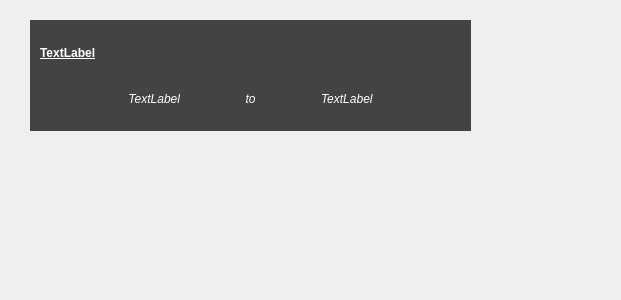
<?xml version="1.0" encoding="UTF-8"?>
<ui version="4.0">
 <class>Form</class>
 <widget class="QWidget" name="Form">
  <property name="geometry">
   <rect>
    <x>0</x>
    <y>0</y>
    <width>621</width>
    <height>300</height>
   </rect>
  </property>
  <property name="windowTitle">
   <string>Form</string>
  </property>
  <widget class="QWidget" name="widget" native="true">
   <property name="geometry">
    <rect>
     <x>30</x>
     <y>20</y>
     <width>441</width>
     <height>111</height>
    </rect>
   </property>
   <property name="palette">
    <palette>
     <active>
      <colorrole role="WindowText">
       <brush brushstyle="SolidPattern">
        <color alpha="255">
         <red>255</red>
         <green>255</green>
         <blue>255</blue>
        </color>
       </brush>
      </colorrole>
      <colorrole role="Button">
       <brush brushstyle="SolidPattern">
        <color alpha="255">
         <red>67</red>
         <green>67</green>
         <blue>67</blue>
        </color>
       </brush>
      </colorrole>
      <colorrole role="Light">
       <brush brushstyle="SolidPattern">
        <color alpha="255">
         <red>100</red>
         <green>100</green>
         <blue>100</blue>
        </color>
       </brush>
      </colorrole>
      <colorrole role="Midlight">
       <brush brushstyle="SolidPattern">
        <color alpha="255">
         <red>83</red>
         <green>83</green>
         <blue>83</blue>
        </color>
       </brush>
      </colorrole>
      <colorrole role="Dark">
       <brush brushstyle="SolidPattern">
        <color alpha="255">
         <red>33</red>
         <green>33</green>
         <blue>33</blue>
        </color>
       </brush>
      </colorrole>
      <colorrole role="Mid">
       <brush brushstyle="SolidPattern">
        <color alpha="255">
         <red>44</red>
         <green>44</green>
         <blue>44</blue>
        </color>
       </brush>
      </colorrole>
      <colorrole role="Text">
       <brush brushstyle="SolidPattern">
        <color alpha="255">
         <red>255</red>
         <green>255</green>
         <blue>255</blue>
        </color>
       </brush>
      </colorrole>
      <colorrole role="BrightText">
       <brush brushstyle="SolidPattern">
        <color alpha="255">
         <red>255</red>
         <green>255</green>
         <blue>255</blue>
        </color>
       </brush>
      </colorrole>
      <colorrole role="ButtonText">
       <brush brushstyle="SolidPattern">
        <color alpha="255">
         <red>255</red>
         <green>255</green>
         <blue>255</blue>
        </color>
       </brush>
      </colorrole>
      <colorrole role="Base">
       <brush brushstyle="SolidPattern">
        <color alpha="255">
         <red>0</red>
         <green>0</green>
         <blue>0</blue>
        </color>
       </brush>
      </colorrole>
      <colorrole role="Window">
       <brush brushstyle="SolidPattern">
        <color alpha="255">
         <red>67</red>
         <green>67</green>
         <blue>67</blue>
        </color>
       </brush>
      </colorrole>
      <colorrole role="Shadow">
       <brush brushstyle="SolidPattern">
        <color alpha="255">
         <red>0</red>
         <green>0</green>
         <blue>0</blue>
        </color>
       </brush>
      </colorrole>
      <colorrole role="AlternateBase">
       <brush brushstyle="SolidPattern">
        <color alpha="255">
         <red>33</red>
         <green>33</green>
         <blue>33</blue>
        </color>
       </brush>
      </colorrole>
      <colorrole role="ToolTipBase">
       <brush brushstyle="SolidPattern">
        <color alpha="255">
         <red>255</red>
         <green>255</green>
         <blue>220</blue>
        </color>
       </brush>
      </colorrole>
      <colorrole role="ToolTipText">
       <brush brushstyle="SolidPattern">
        <color alpha="255">
         <red>0</red>
         <green>0</green>
         <blue>0</blue>
        </color>
       </brush>
      </colorrole>
      <colorrole role="PlaceholderText">
       <brush brushstyle="SolidPattern">
        <color alpha="128">
         <red>255</red>
         <green>255</green>
         <blue>255</blue>
        </color>
       </brush>
      </colorrole>
     </active>
     <inactive>
      <colorrole role="WindowText">
       <brush brushstyle="SolidPattern">
        <color alpha="255">
         <red>255</red>
         <green>255</green>
         <blue>255</blue>
        </color>
       </brush>
      </colorrole>
      <colorrole role="Button">
       <brush brushstyle="SolidPattern">
        <color alpha="255">
         <red>67</red>
         <green>67</green>
         <blue>67</blue>
        </color>
       </brush>
      </colorrole>
      <colorrole role="Light">
       <brush brushstyle="SolidPattern">
        <color alpha="255">
         <red>100</red>
         <green>100</green>
         <blue>100</blue>
        </color>
       </brush>
      </colorrole>
      <colorrole role="Midlight">
       <brush brushstyle="SolidPattern">
        <color alpha="255">
         <red>83</red>
         <green>83</green>
         <blue>83</blue>
        </color>
       </brush>
      </colorrole>
      <colorrole role="Dark">
       <brush brushstyle="SolidPattern">
        <color alpha="255">
         <red>33</red>
         <green>33</green>
         <blue>33</blue>
        </color>
       </brush>
      </colorrole>
      <colorrole role="Mid">
       <brush brushstyle="SolidPattern">
        <color alpha="255">
         <red>44</red>
         <green>44</green>
         <blue>44</blue>
        </color>
       </brush>
      </colorrole>
      <colorrole role="Text">
       <brush brushstyle="SolidPattern">
        <color alpha="255">
         <red>255</red>
         <green>255</green>
         <blue>255</blue>
        </color>
       </brush>
      </colorrole>
      <colorrole role="BrightText">
       <brush brushstyle="SolidPattern">
        <color alpha="255">
         <red>255</red>
         <green>255</green>
         <blue>255</blue>
        </color>
       </brush>
      </colorrole>
      <colorrole role="ButtonText">
       <brush brushstyle="SolidPattern">
        <color alpha="255">
         <red>255</red>
         <green>255</green>
         <blue>255</blue>
        </color>
       </brush>
      </colorrole>
      <colorrole role="Base">
       <brush brushstyle="SolidPattern">
        <color alpha="255">
         <red>0</red>
         <green>0</green>
         <blue>0</blue>
        </color>
       </brush>
      </colorrole>
      <colorrole role="Window">
       <brush brushstyle="SolidPattern">
        <color alpha="255">
         <red>67</red>
         <green>67</green>
         <blue>67</blue>
        </color>
       </brush>
      </colorrole>
      <colorrole role="Shadow">
       <brush brushstyle="SolidPattern">
        <color alpha="255">
         <red>0</red>
         <green>0</green>
         <blue>0</blue>
        </color>
       </brush>
      </colorrole>
      <colorrole role="AlternateBase">
       <brush brushstyle="SolidPattern">
        <color alpha="255">
         <red>33</red>
         <green>33</green>
         <blue>33</blue>
        </color>
       </brush>
      </colorrole>
      <colorrole role="ToolTipBase">
       <brush brushstyle="SolidPattern">
        <color alpha="255">
         <red>255</red>
         <green>255</green>
         <blue>220</blue>
        </color>
       </brush>
      </colorrole>
      <colorrole role="ToolTipText">
       <brush brushstyle="SolidPattern">
        <color alpha="255">
         <red>0</red>
         <green>0</green>
         <blue>0</blue>
        </color>
       </brush>
      </colorrole>
      <colorrole role="PlaceholderText">
       <brush brushstyle="SolidPattern">
        <color alpha="128">
         <red>255</red>
         <green>255</green>
         <blue>255</blue>
        </color>
       </brush>
      </colorrole>
     </inactive>
     <disabled>
      <colorrole role="WindowText">
       <brush brushstyle="SolidPattern">
        <color alpha="255">
         <red>33</red>
         <green>33</green>
         <blue>33</blue>
        </color>
       </brush>
      </colorrole>
      <colorrole role="Button">
       <brush brushstyle="SolidPattern">
        <color alpha="255">
         <red>67</red>
         <green>67</green>
         <blue>67</blue>
        </color>
       </brush>
      </colorrole>
      <colorrole role="Light">
       <brush brushstyle="SolidPattern">
        <color alpha="255">
         <red>100</red>
         <green>100</green>
         <blue>100</blue>
        </color>
       </brush>
      </colorrole>
      <colorrole role="Midlight">
       <brush brushstyle="SolidPattern">
        <color alpha="255">
         <red>83</red>
         <green>83</green>
         <blue>83</blue>
        </color>
       </brush>
      </colorrole>
      <colorrole role="Dark">
       <brush brushstyle="SolidPattern">
        <color alpha="255">
         <red>33</red>
         <green>33</green>
         <blue>33</blue>
        </color>
       </brush>
      </colorrole>
      <colorrole role="Mid">
       <brush brushstyle="SolidPattern">
        <color alpha="255">
         <red>44</red>
         <green>44</green>
         <blue>44</blue>
        </color>
       </brush>
      </colorrole>
      <colorrole role="Text">
       <brush brushstyle="SolidPattern">
        <color alpha="255">
         <red>33</red>
         <green>33</green>
         <blue>33</blue>
        </color>
       </brush>
      </colorrole>
      <colorrole role="BrightText">
       <brush brushstyle="SolidPattern">
        <color alpha="255">
         <red>255</red>
         <green>255</green>
         <blue>255</blue>
        </color>
       </brush>
      </colorrole>
      <colorrole role="ButtonText">
       <brush brushstyle="SolidPattern">
        <color alpha="255">
         <red>33</red>
         <green>33</green>
         <blue>33</blue>
        </color>
       </brush>
      </colorrole>
      <colorrole role="Base">
       <brush brushstyle="SolidPattern">
        <color alpha="255">
         <red>67</red>
         <green>67</green>
         <blue>67</blue>
        </color>
       </brush>
      </colorrole>
      <colorrole role="Window">
       <brush brushstyle="SolidPattern">
        <color alpha="255">
         <red>67</red>
         <green>67</green>
         <blue>67</blue>
        </color>
       </brush>
      </colorrole>
      <colorrole role="Shadow">
       <brush brushstyle="SolidPattern">
        <color alpha="255">
         <red>0</red>
         <green>0</green>
         <blue>0</blue>
        </color>
       </brush>
      </colorrole>
      <colorrole role="AlternateBase">
       <brush brushstyle="SolidPattern">
        <color alpha="255">
         <red>67</red>
         <green>67</green>
         <blue>67</blue>
        </color>
       </brush>
      </colorrole>
      <colorrole role="ToolTipBase">
       <brush brushstyle="SolidPattern">
        <color alpha="255">
         <red>255</red>
         <green>255</green>
         <blue>220</blue>
        </color>
       </brush>
      </colorrole>
      <colorrole role="ToolTipText">
       <brush brushstyle="SolidPattern">
        <color alpha="255">
         <red>0</red>
         <green>0</green>
         <blue>0</blue>
        </color>
       </brush>
      </colorrole>
      <colorrole role="PlaceholderText">
       <brush brushstyle="SolidPattern">
        <color alpha="128">
         <red>255</red>
         <green>255</green>
         <blue>255</blue>
        </color>
       </brush>
      </colorrole>
     </disabled>
    </palette>
   </property>
   <property name="autoFillBackground">
    <bool>true</bool>
   </property>
   <widget class="QWidget" name="gridLayoutWidget">
    <property name="geometry">
     <rect>
      <x>10</x>
      <y>10</y>
      <width>421</width>
      <height>91</height>
     </rect>
    </property>
    <layout class="QGridLayout" name="gridLayout">
     <property name="spacing">
      <number>0</number>
     </property>
     <item row="1" column="0">
      <widget class="QLabel" name="label_2">
       <property name="font">
        <font>
         <italic>true</italic>
        </font>
       </property>
       <property name="text">
        <string>TextLabel</string>
       </property>
       <property name="alignment">
        <set>Qt::AlignRight|Qt::AlignTrailing|Qt::AlignVCenter</set>
       </property>
       <property name="eventStartTime" stdset="0">
        <string>1:30</string>
       </property>
      </widget>
     </item>
     <item row="1" column="1">
      <widget class="QLabel" name="label_3">
       <property name="font">
        <font>
         <italic>true</italic>
        </font>
       </property>
       <property name="text">
        <string>to</string>
       </property>
       <property name="alignment">
        <set>Qt::AlignCenter</set>
       </property>
       <property name="eventTimeEnd" stdset="0">
        <string>1:32</string>
       </property>
      </widget>
     </item>
     <item row="1" column="2">
      <widget class="QLabel" name="label_4">
       <property name="font">
        <font>
         <italic>true</italic>
        </font>
       </property>
       <property name="text">
        <string>TextLabel</string>
       </property>
      </widget>
     </item>
     <item row="0" column="0" colspan="3">
      <widget class="QLabel" name="label">
       <property name="font">
        <font>
         <weight>75</weight>
         <bold>true</bold>
         <underline>true</underline>
        </font>
       </property>
       <property name="frameShadow">
        <enum>QFrame::Raised</enum>
       </property>
       <property name="text">
        <string>TextLabel</string>
       </property>
       <property name="alignment">
        <set>Qt::AlignLeading|Qt::AlignLeft|Qt::AlignVCenter</set>
       </property>
       <property name="wordWrap">
        <bool>true</bool>
       </property>
       <property name="eventName" stdset="0">
        <string/>
       </property>
      </widget>
     </item>
    </layout>
   </widget>
  </widget>
 </widget>
 <resources/>
 <connections/>
</ui>
